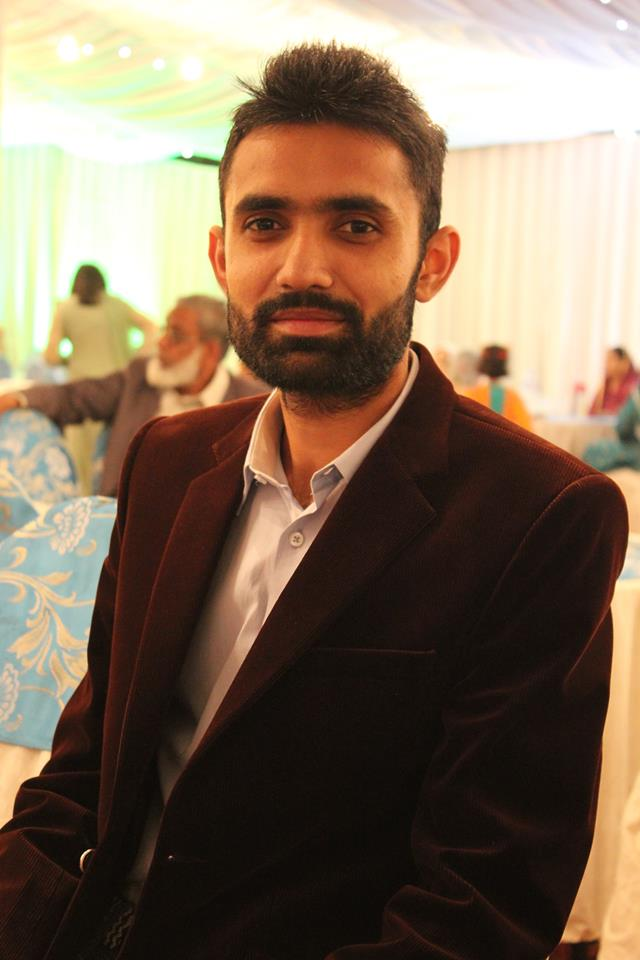
#> input picture facesDetect/training-data/s1/2.jpg, 640 x 960 px, found by its file name
$ python rotate.py
#> lines starting #> are read from the running program, lines starting #| are printed output that depends on the picture
from PIL import Image
import numpy as np

src_image = Image.open('2.jpg')
#> src_image is the input picture: PIL image 640x960 RGB; mean R, G, B 129.7, 109.9, 90.2


dst_image = src_image.rotate(270)
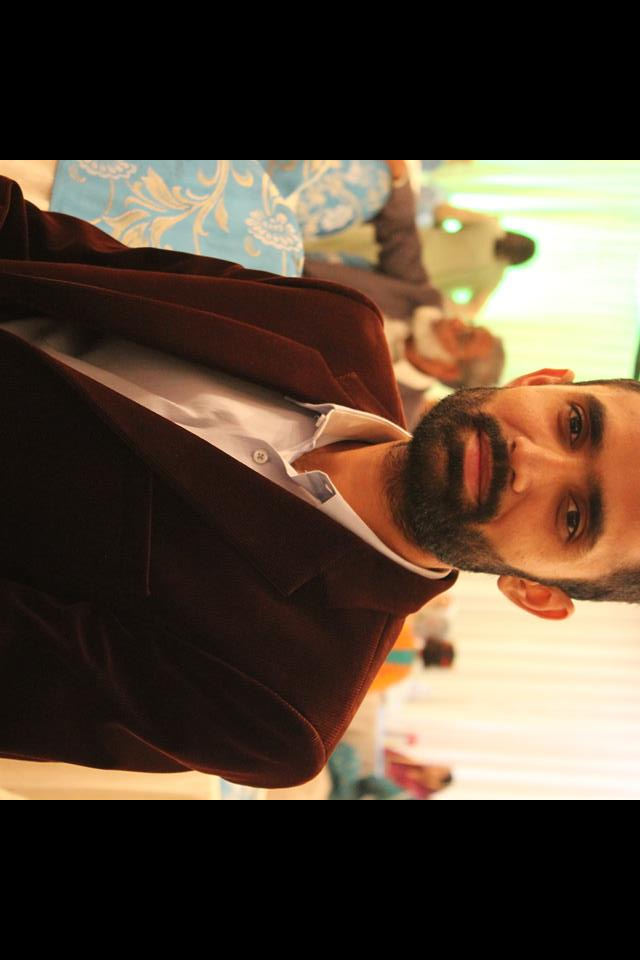
#> dst_image: PIL image 640x960 RGB; mean R, G, B 85.7, 69.3, 54.7
#dst_image.show()
arr = np.array(dst_image)
print(arr.shape)
#| (960, 640, 3)
print(arr.dtype)
#| uint8
#print(arr)

gray = dst_image.convert('L')
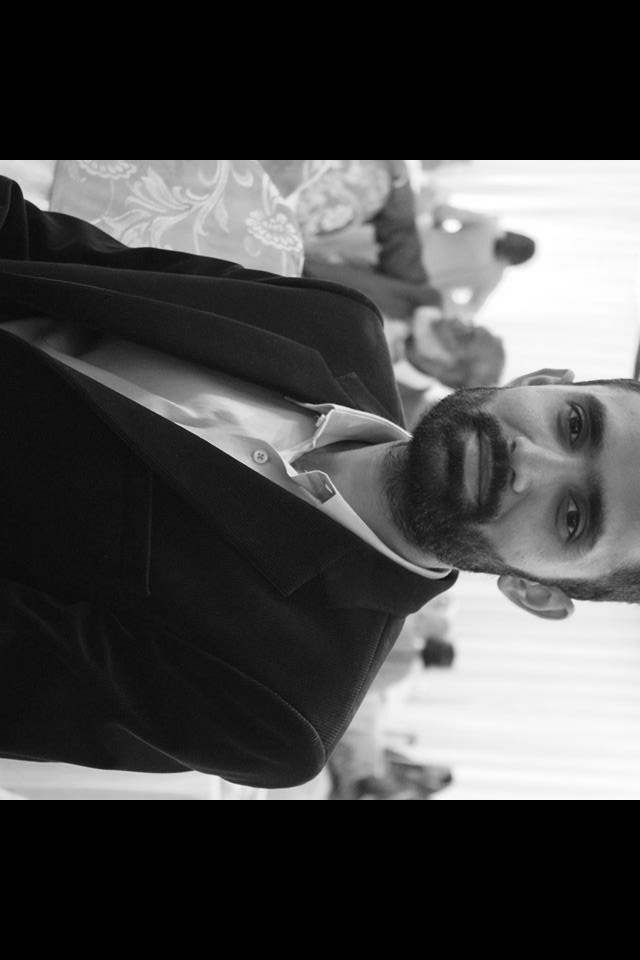
#> gray: PIL image 640x960 L; min 0, max 255, mean 72.5
gray.show()
arr = np.array(gray)
print(arr.shape)
#| (960, 640)
print(arr.dtype)
#| uint8

$ run again, with facesDetect/training-data/s1/1.jpg copied over facesDetect/training-data/s1/2.jpg
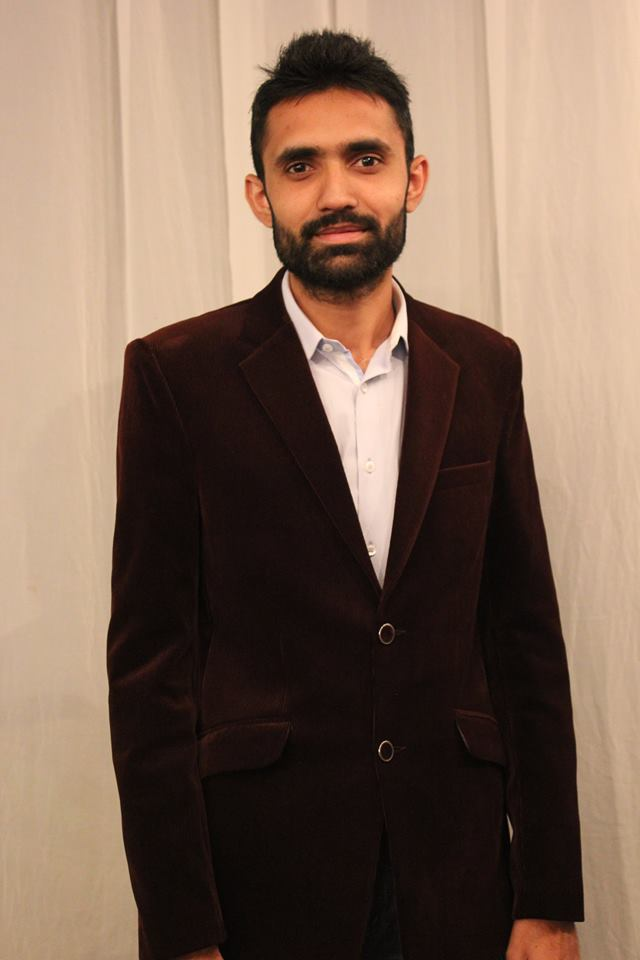
#> input picture facesDetect/training-data/s1/1.jpg, 640 x 960 px, found by its file name
#> src_image is the input picture: PIL image 640x960 RGB; mean R, G, B 126.9, 103.1, 86.7
#> `dst_image = src_image.rotate(270)`:
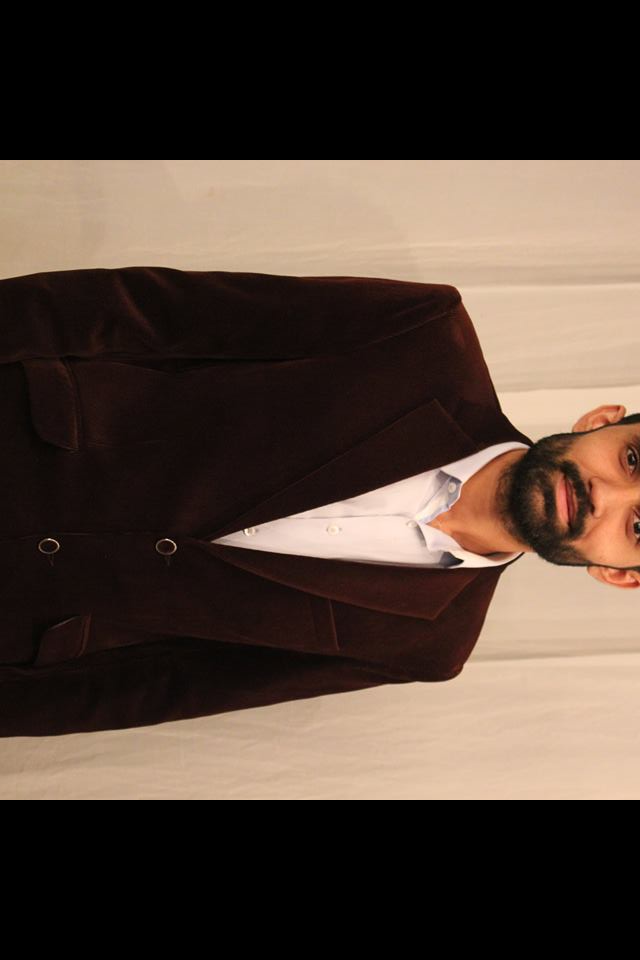
#> dst_image: PIL image 640x960 RGB; mean R, G, B 81.7, 66.1, 55.9
#| (960, 640, 3)
#| uint8
#> `gray = dst_image.convert('L')`:
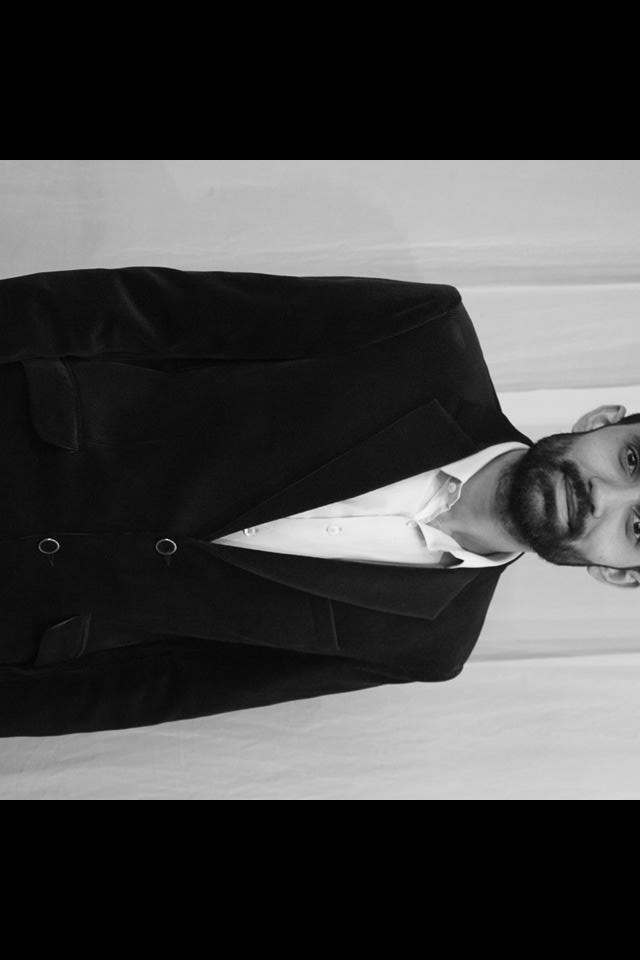
#> gray: PIL image 640x960 L; min 0, max 250, mean 69.6
#| (960, 640)
#| uint8

$ run again, with facesDetect/training-data/s1/10.jpg copied over facesDetect/training-data/s1/2.jpg
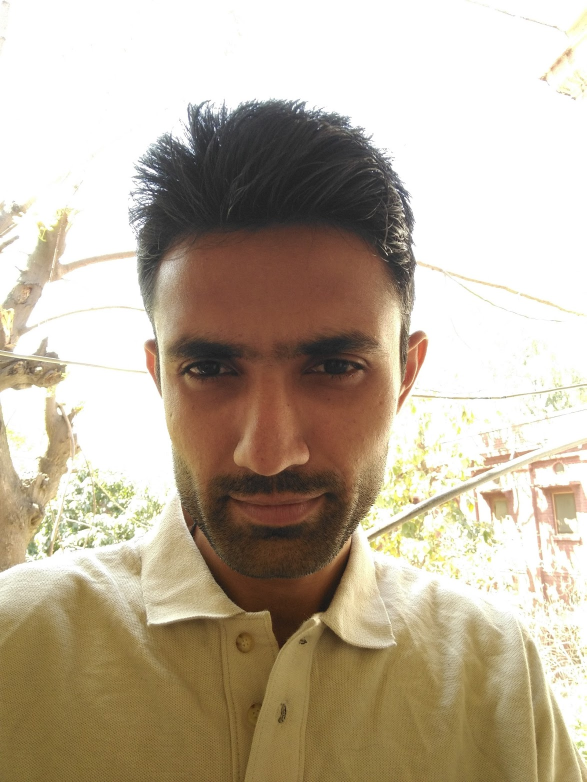
#> input picture facesDetect/training-data/s1/10.jpg, 1173 x 1564 px, found by its file name (shown at 1/2 size)
#> src_image is the input picture: PIL image 1173x1564 RGB; mean R, G, B 189.5, 177.3, 158.5
#> `dst_image = src_image.rotate(270)`:
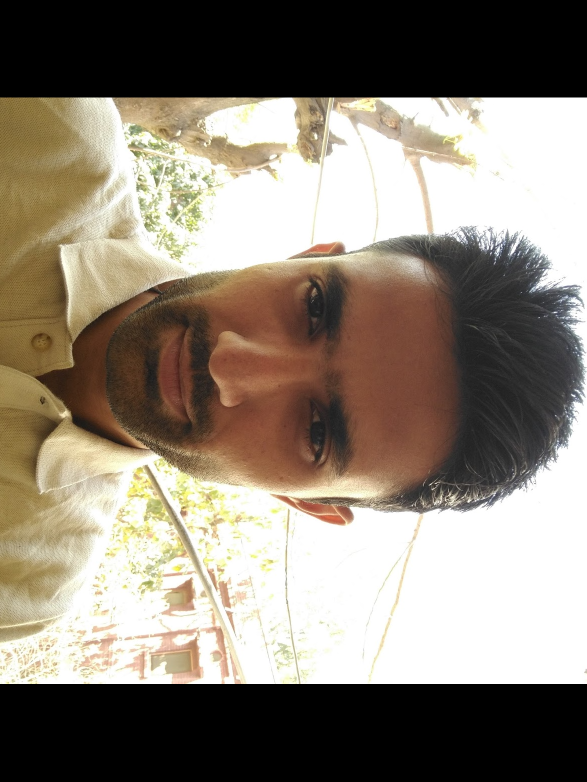
#> dst_image: PIL image 1173x1564 RGB (shown at 1/2 size); mean R, G, B 139.9, 130.4, 117.9
#| (1564, 1173, 3)
#| uint8
#> `gray = dst_image.convert('L')`:
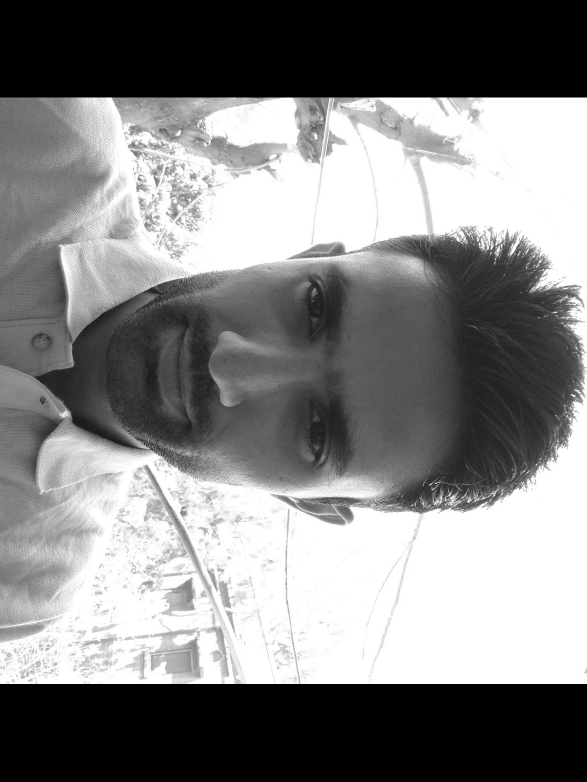
#> gray: PIL image 1173x1564 L (shown at 1/2 size); min 0, max 255, mean 131.8
#| (1564, 1173)
#| uint8

$ run again, with facesDetect/training-data/s1/11.jpg copied over facesDetect/training-data/s1/2.jpg
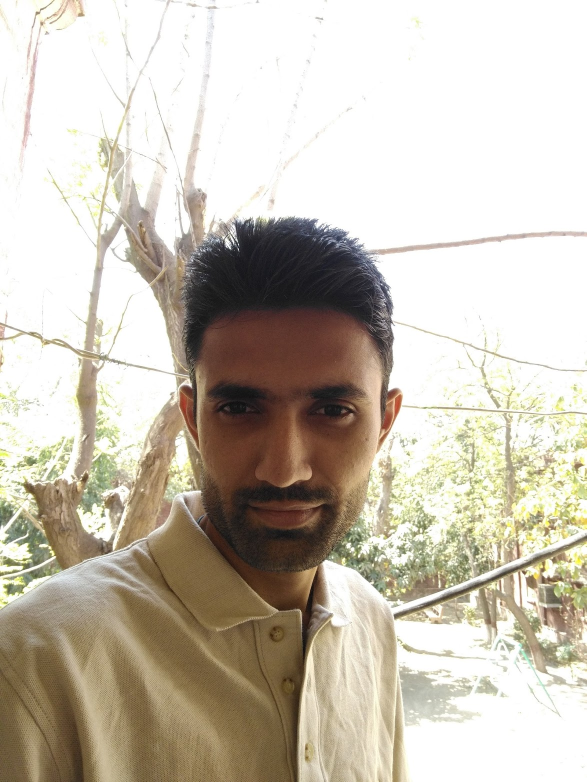
#> input picture facesDetect/training-data/s1/11.jpg, 1173 x 1564 px, found by its file name (shown at 1/2 size)
#> src_image is the input picture: PIL image 1173x1564 RGB; mean R, G, B 200.9, 193.4, 180.1
#> `dst_image = src_image.rotate(270)`:
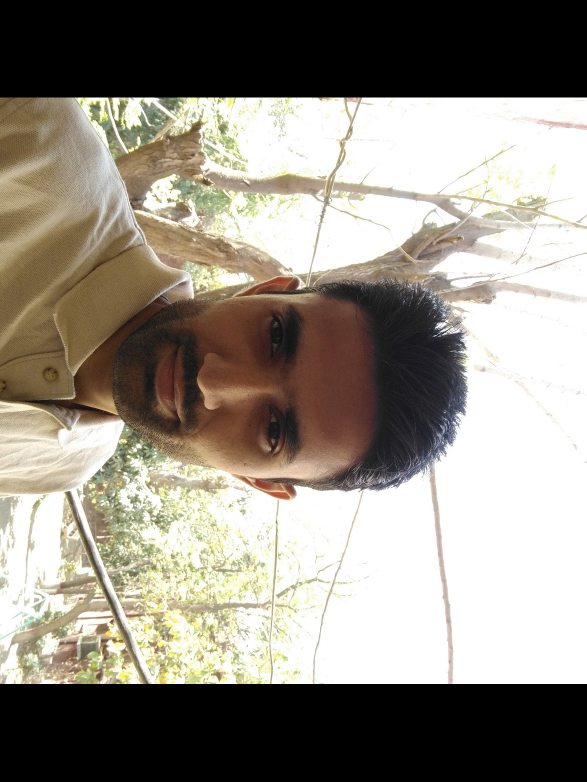
#> dst_image: PIL image 1173x1564 RGB (shown at 1/2 size); mean R, G, B 146.3, 140.3, 130.1
#| (1564, 1173, 3)
#| uint8
#> `gray = dst_image.convert('L')`:
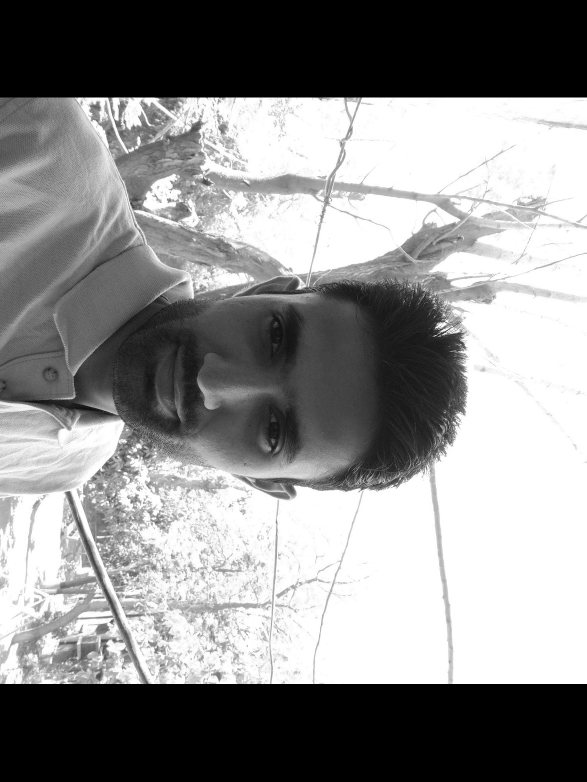
#> gray: PIL image 1173x1564 L (shown at 1/2 size); min 0, max 255, mean 140.9
#| (1564, 1173)
#| uint8
